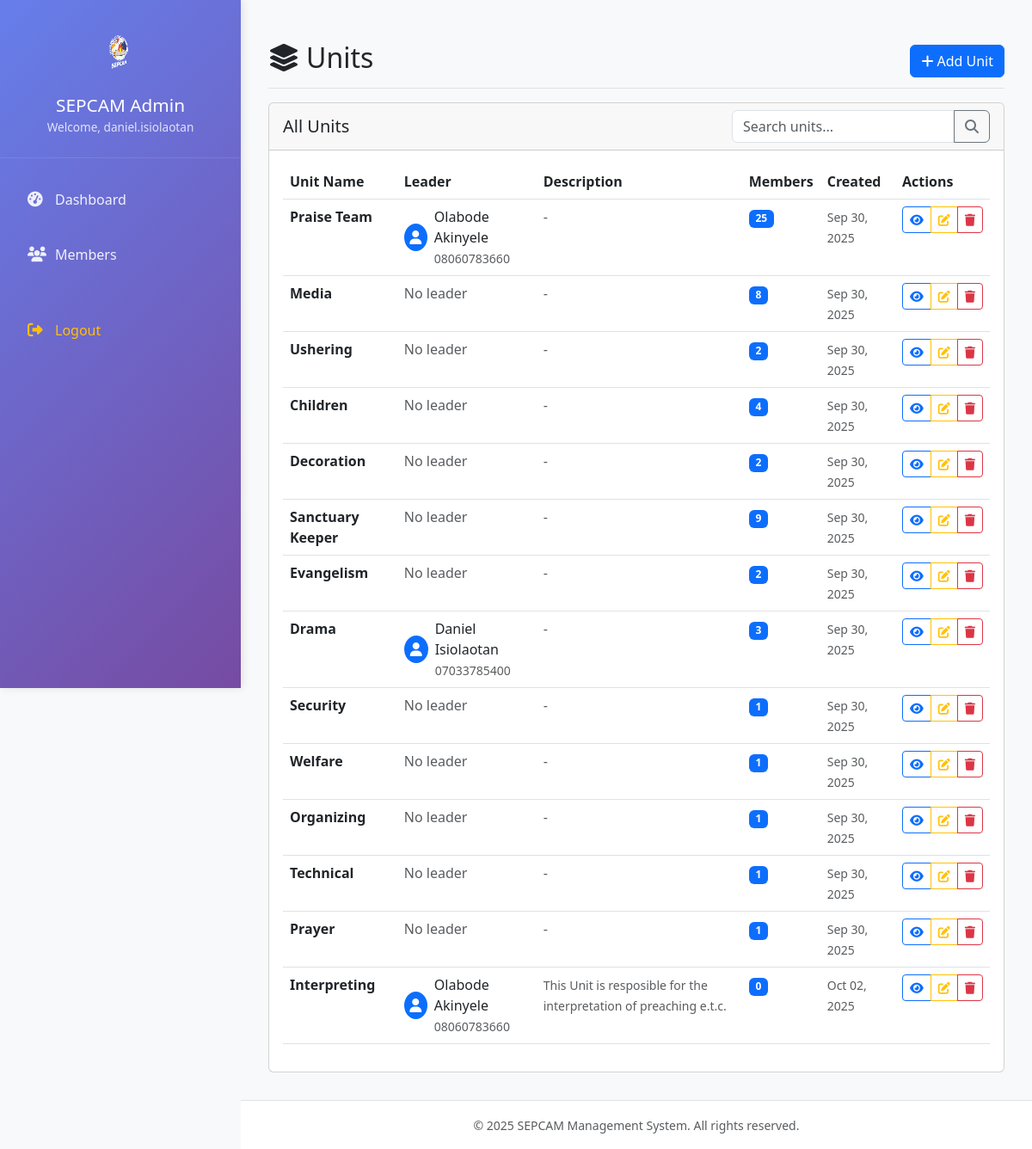
The app's page /units/ (signed in) with its own data.
### core/models.py (models this page shows, shortened)
class Unit(models.Model):
    name = models.CharField(max_length=200)
    description = models.TextField(blank=True)
    leader = models.ForeignKey(
        "Member",
        on_delete=models.SET_NULL,
        null=True,
        blank=True,
        related_name="led_units",
    )
    created_at = models.DateTimeField(auto_now_add=True)
    updated_at = models.DateTimeField(auto_now=True)
    class Meta:
        verbose_name_plural = "Units"
        ordering = ["name"]

class Member(models.Model):
    GENDER_CHOICES = [
        ("M", "Male"),
        ("F", "Female"),
        ("O", "Other"),
    ]
    MARITAL_STATUS_CHOICES = [
        ("SINGLE", "Single"),
        ("MARRIED", "Married"),
        ("DIVORCED", "Divorced"),
        ("WIDOWED", "Widowed"),
        ("SEPARATED", "Separated"),
    ]
    MEMBERSHIP_STATUS_CHOICES = [
        ("ACTIVE", "Active"),
        ("INACTIVE", "Inactive"),
        ("VISITOR", "Visitor"),
        ("NEW_MEMBER", "New Member"),
        ("TRANSFERRED", "Transferred"),
    ]
    assembly = models.ForeignKey(
        Assembly, on_delete=models.CASCADE, related_name="members"
    )
    first_name = models.CharField(max_length=100)
    last_name = models.CharField(max_length=100)
    middle_name = models.CharField(max_length=100, blank=True)
    date_of_birth = models.DateField(null=True, blank=True)
    gender = models.CharField(max_length=10, choices=GENDER_CHOICES)
    marital_status = models.CharField(
        max_length=10, choices=MARITAL_STATUS_CHOICES, blank=True
    )
    month_of_birth = models.CharField(max_length=20, null=True, blank=True)
    email = models.EmailField(blank=True)
    phone = models.CharField(max_length=20, blank=True)
    address = models.TextField(blank=True)
    emergency_contact_name = models.CharField(max_length=200, blank=True)
    emergency_contact_phone = models.CharField(max_length=20, blank=True)
    unit = models.ForeignKey(
        Unit, on_delete=models.SET_NULL, null=True, blank=True, related_name="members"
    )
    other_unit = models.ForeignKey(
        Unit,
        on_delete=models.SET_NULL,
        null=True,
        blank=True,
        related_name="other_unit_members",
    )
    membership_status = models.CharField(
        max_length=15, choices=MEMBERSHIP_STATUS_CHOICES, default="ACTIVE"
    )
    membership_date = models.DateField(null=True, blank=True)
    cell = models.ForeignKey(Cell, on_delete=models.SET_NULL, null=True, blank=True)
    baptism_date = models.DateField(null=True, blank=True)
    confirmation_date = models.DateField(null=True, blank=True)
    photo = models.ImageField(upload_to="member_photos/", null=True, blank=True)
    created_at = models.DateTimeField(auto_now_add=True)
    updated_at = models.DateTimeField(auto_now=True)
    class Meta:
        ordering = ["last_name", "first_name"]

### core/views.py (the view)
# urls.py: path("units/", views.unit_list, name="unit_list"),
def unit_list(request):
    units = Unit.objects.annotate(member_count=Count("members")).select_related(
        "leader"
    )
    context = {"units": units}
    return render(request, "units/unit_list.html", context)

### core/models.py (called while the page is built)
    @property
    def is_superadmin(self):
        return self.level == "SUPERADMIN"

    @property
    def is_cell_admin(self):
        return self.level == "Cell"

    @property
    def is_moderator(self):
        return self.level == "MODERATOR"

    @property
    def is_inventory_admin(self):
        return self.level == "Inventory"

### core/templates/units/unit_list.html (shortened to what this page needs)
{% extends 'base.html' %}
{% load static %}
{% block content %}
<div class="d-flex justify-content-between flex-wrap flex-md-nowrap align-items-center pt-3 pb-2 mb-3 border-bottom">
    <h1 class="h2">
        <i class="fas fa-layer-group me-2"></i>Units
    </h1>
    <div class="btn-toolbar mb-2 mb-md-0">
        <button class="btn btn-primary" id="addUnitBtn">
            <i class="fas fa-plus me-1"></i>Add Unit
        </button>
    </div>
</div>
<div class="card">
    <div class="card-header d-flex justify-content-between align-items-center">
        <h5 class="card-title mb-0">All Units</h5>
        <div class="input-group" style="width: 300px;">
            <input type="text" class="form-control" placeholder="Search units..." id="searchUnits">
            <button class="btn btn-outline-secondary" type="button">
                <i class="fas fa-search"></i>
            </button>
        </div>
    </div>
    <div class="card-body">
        <div class="table-responsive">
            <table class="table table-hover">
                <thead>
                    <tr>
                        <th>Unit Name</th>
                        <th>Leader</th>
                        <th>Description</th>
                        <th>Members</th>
                        <th>Created</th>
                        <th>Actions</th>
                    </tr>
                </thead>
                <tbody>
                    {% for unit in units %}
                    <tr>
                        <td>
                            <strong>{{ unit.name }}</strong>
                        </td>
                        <td>
                            {% if unit.leader %}
                            <div class="d-flex align-items-center">
                                <div class="rounded-circle bg-primary d-flex align-items-center justify-content-center me-2" style="width: 32px; height: 32px;">
                                    <i class="fas fa-user text-white"></i>
                                </div>
                                <div>
                                    {{ unit.leader.first_name }} {{ unit.leader.last_name }}
                                    {% if unit.leader.phone %}<br><small class="text-muted">{{ unit.leader.phone }}</small>{% endif %}
                                </div>
                            </div>
                            {% else %}
                            <span class="text-muted">No leader</span>
                            {% endif %}
                        </td>
                        <td>
                            {% if unit.description %}
                            <small class="text-muted">{{ unit.description|truncatewords:10 }}</small>
                            {% else %}
                            <span class="text-muted">-</span>
                            {% endif %}
                        </td>
                        <td>
                            <span class="badge bg-primary">{{ unit.member_count }}</span>
                        </td>
                        <td>
                            <small class="text-muted">{{ unit.created_at|date:"M d, Y" }}</small>
                        </td>
                        <td>
                            <div class="btn-group btn-group-sm">
                                <button class="btn btn-outline-primary view-unit" data-unit-id="{{ unit.id }}">
                                    <i class="fas fa-eye"></i>
                                </button>
                                <button class="btn btn-outline-warning edit-unit" data-unit-id="{{ unit.id }}">
                                    <i class="fas fa-edit"></i>
                                </button>
                                <button class="btn btn-outline-danger delete-unit"
                                        data-unit-id="{{ unit.id }}"
                                        data-unit-name="{{ unit.name }}">
                                    <i class="fas fa-trash"></i>
                                </button>
                            </div>
                        </td>
                    </tr>
                    {% endfor %}
                </tbody>
            </table>
        </div>
    </div>
</div>
{% endblock %}

### core/templates/base.html (shortened to what this page needs)
{% load static %}
<!DOCTYPE html>
<html lang="en">
<head>
    <link href="https://cdn.jsdelivr.net/npm/bootstrap@5.3.0/dist/css/bootstrap.min.css" rel="stylesheet">
    <link rel="stylesheet" href="https://cdnjs.cloudflare.com/ajax/libs/font-awesome/6.4.0/css/all.min.css">
</head>
<body>
    {% if user.is_authenticated %}
    <nav class="sidebar" id="sidebar">
        <div class="sidebar-header">
            {% if '/static/images/logo.gif' %}
            <img src="{% static 'images/logo.gif' %}" alt="SEPCAM Logo" class="img-fluid"
                onerror="this.style.display='none'">
            {% endif %}
            <h4>SEPCAM Admin</h4>
            <small>Welcome, {{ user.username }}</small>
        </div>
        <div class="sidebar-content pt-3">
            <ul class="nav flex-column">
                <li class="nav-item">
                    <a class="nav-link {% if request.resolver_match.url_name == 'dashboard' %}active{% endif %}"
                        href="{% url 'dashboard' %}">
                        <i class="fas fa-tachometer-alt"></i>
                        Dashboard
                    </a>
                </li>
                <li class="nav-item">
                    <a class="nav-link {% if 'member' in request.resolver_match.url_name %}active{% endif %}"
                        href="{% url 'member_list' %}">
                        <i class="fas fa-users"></i>
                        Members
                    </a>
                </li>
                <li class="nav-item mt-4">
                    <a class="nav-link text-warning" href="{% url 'logout' %}">
                        <i class="fas fa-sign-out-alt"></i>
                        Logout
                    </a>
                </li>
            </ul>
        </div>
    </nav>
    <main class="main-content" id="mainContent">
        <div class="content-wrapper">
            {% block content %}{% endblock %}
        </div>
        <footer>
            <div class="container-fluid">
                <div class="text-center py-3">
                    <small class="text-muted">&copy; {% now "Y" %} SEPCAM Management System. All rights
                        reserved.</small>
                </div>
            </div>
        </footer>
    </main>
    {% else %}
    {% block public_content %}
    {% endblock %}
    {% endif %}
</body>
</html>

### core/templates/base.html (style rules this page uses)
:root { --sidebar-width: 280px; --sidebar-bg: linear-gradient(135deg, #667eea 0%, #764ba2 100%); --content-bg: #f8f9fa; --header-height: 60px; }
body { background-color: var(--content-bg); font-family: 'Segoe UI', Tahoma, Geneva, Verdana, sans-serif; overflow-x: hidden; }
.sidebar { width: var(--sidebar-width); min-height: 100vh; background: var(--sidebar-bg); position: fixed; left: 0; top: 0; z-index: 1000; transition: transform 0.3s ease-in-out; box-shadow: 2px 0 10px rgba(0, 0, 0, 0.1); }
.sidebar-header { padding: 1.5rem 1rem; border-bottom: 1px solid rgba(255, 255, 255, 0.1); text-align: center; }
.sidebar-header img { max-height: 70px; margin-bottom: 1rem; }
.sidebar-header h4 { color: white; margin: 0; font-size: 1.3rem; }
.sidebar-header small { color: rgba(255, 255, 255, 0.8); font-size: 0.85rem; }
.sidebar .nav-link { color: rgba(255, 255, 255, 0.9); padding: 14px 20px; margin: 6px 12px; border-radius: 8px; transition: all 0.3s ease; font-weight: 500; display: flex; align-items: center; }
.sidebar .nav-link i { width: 20px; margin-right: 12px; font-size: 1.1rem; }
.main-content { margin-left: var(--sidebar-width); min-height: 100vh; transition: margin-left 0.3s ease-in-out; background-color: var(--content-bg); }
.content-wrapper { padding: 2rem; min-height: calc(100vh - 80px); }
footer { background: white; border-top: 1px solid #dee2e6; margin-top: auto; }

### records on screen
Unit: name "Praise Team", leader.first_name "Olabode", leader.last_name "Akinyele", leader.phone "08060783660", member_count "25", created_at "Sep 30, 2025"
Unit: name "Media", shows "No leader", member_count "8", created_at "Sep 30, 2025"
Unit: name "Ushering", shows "No leader", member_count "2", created_at "Sep 30, 2025"
Unit: name "Children", shows "No leader", member_count "4", created_at "Sep 30, 2025"
Unit: name "Decoration", shows "No leader", member_count "2", created_at "Sep 30, 2025"
Unit: name "Sanctuary Keeper", shows "No leader", member_count "9", created_at "Sep 30, 2025"
Unit: name "Evangelism", shows "No leader", member_count "2", created_at "Sep 30, 2025"
Unit: name "Drama", leader.first_name "Daniel", leader.last_name "Isiolaotan", leader.phone "07033785400", member_count "3", created_at "Sep 30, 2025"
Unit: name "Security", shows "No leader", member_count "1", created_at "Sep 30, 2025"
Unit: name "Welfare", shows "No leader", member_count "1", created_at "Sep 30, 2025"
Unit: name "Organizing", shows "No leader", member_count "1", created_at "Sep 30, 2025"
Unit: name "Technical", shows "No leader", member_count "1", created_at "Sep 30, 2025"
Unit: name "Prayer", shows "No leader", member_count "1", created_at "Sep 30, 2025"
Unit: name "Interpreting", leader.first_name "Olabode", leader.last_name "Akinyele", leader.phone "08060783660", description "This Unit is resposible for the interpretation of preaching e.t.c.", member_count "0", created_at "Oct 02, 2025"

### other values on screen
{{ user.username }} "daniel.isiolaotan"
